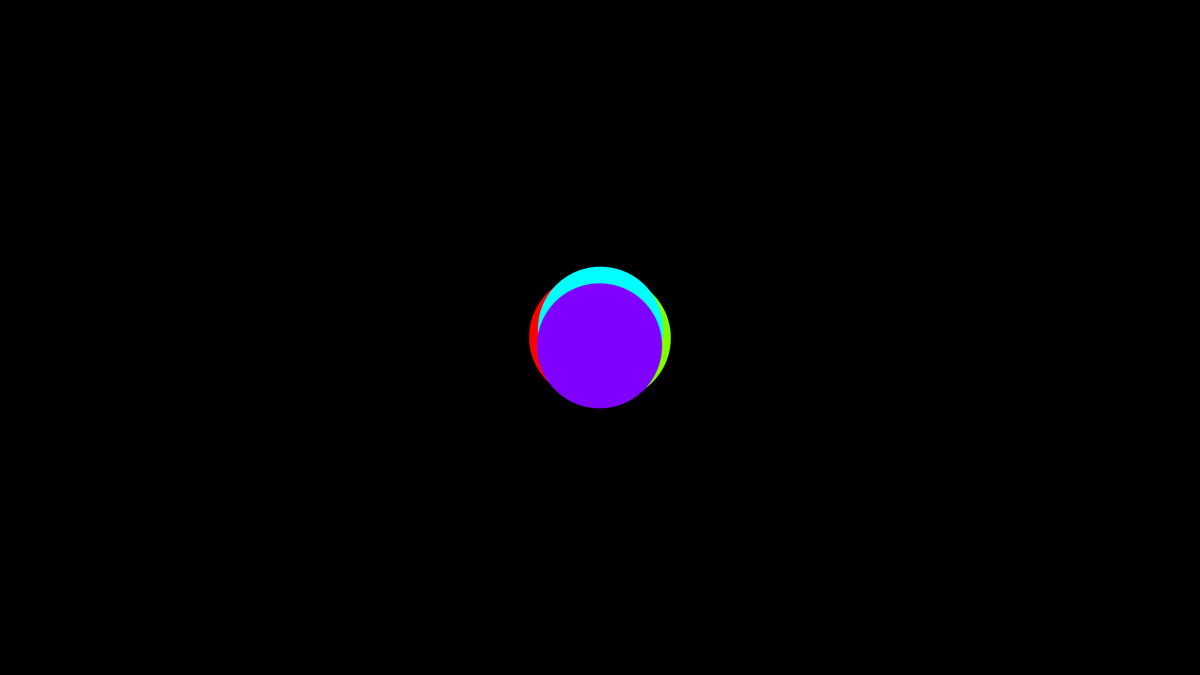
Frame 1 (no input)
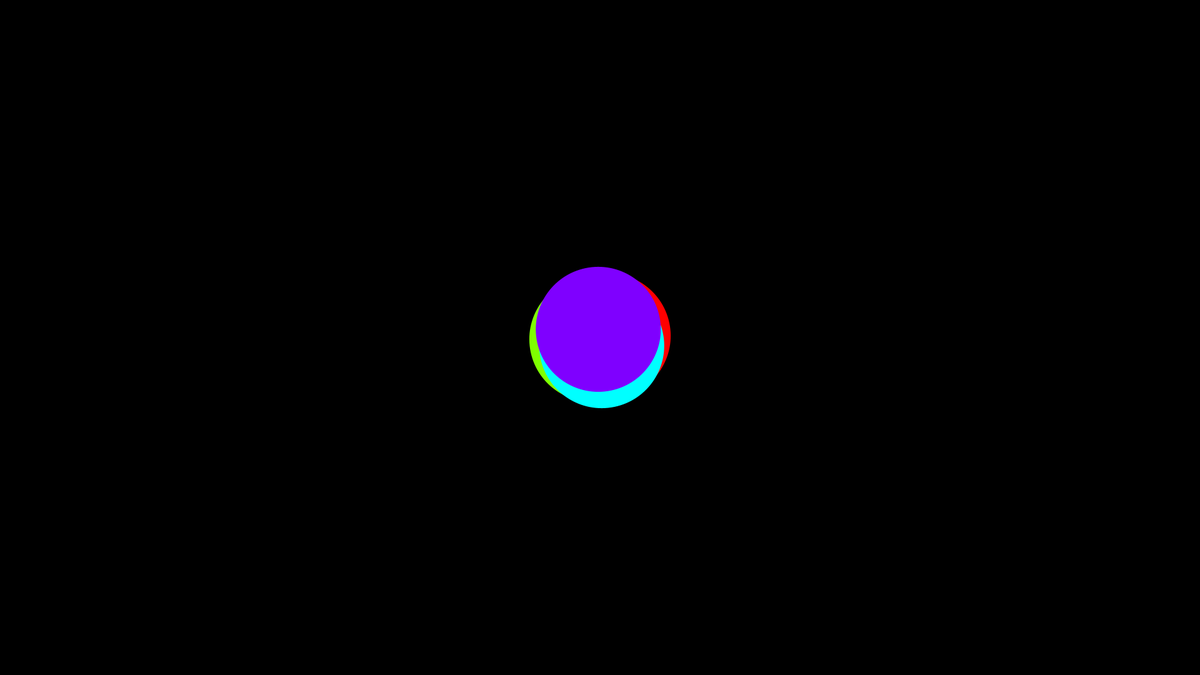
Frame 60 (the mouse pressed at the canvas centre just before this capture)
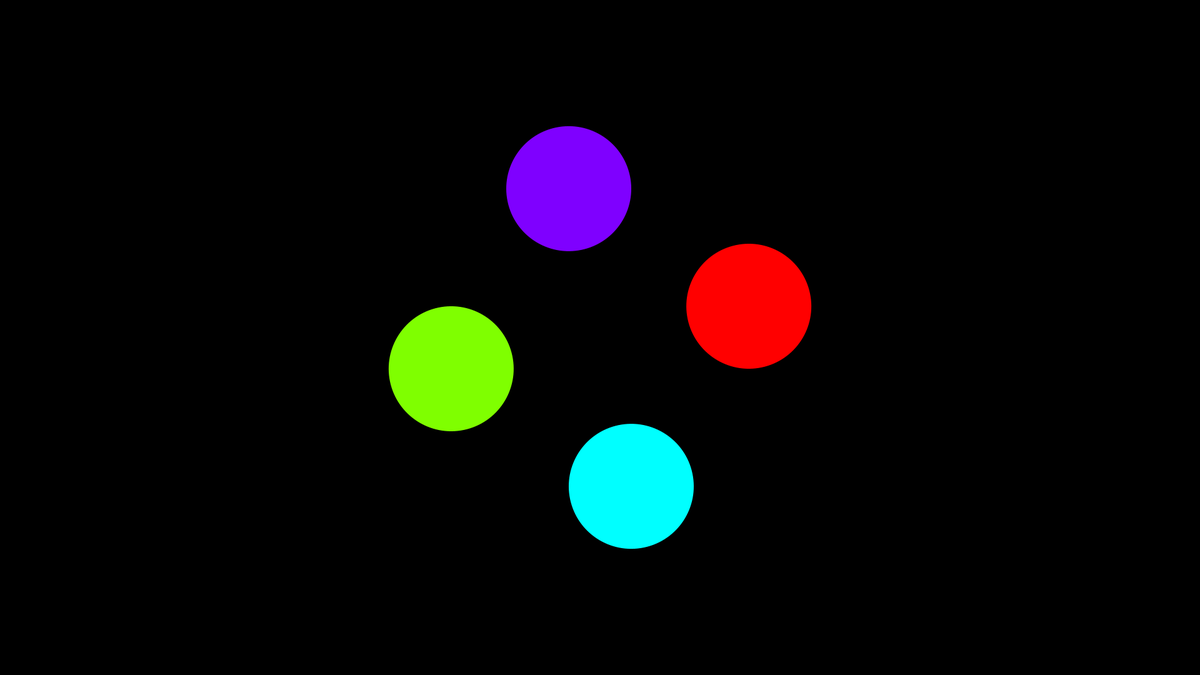
Frame 120 (the mouse held since frame 60 and released just before this capture)

The Processing sketch that drew these frames (run headless with seeded random() and noise(); from frame 60 on, the mouse is pressed at the canvas centre):

// Processing sketch: sketch_harmonicMotion
// ── sketch_harmonicMotion.pde
/*a drawing with 4 circles, each is filled with the complementary color
its opposite circle. these circles rotate around the central point and the radius 
of rotation will expand with mouse moving from right to left.
*/
int rot;
void setup(){
  size(1920, 1080);
  background(0);
  noStroke();
  colorMode(HSB, 360, 100, 100);//set color mode to hsb
  
}

void draw(){
  float pos = map(mouseX, 50, width, 0, 500); //user input, just for fun
  background(0);
  
  pushMatrix();
  translate(width/2, height/2); //set translate point.
  rotate(radians(PI+rot));
  
  fill(0, 100, 100);//four circles with different colores
  ellipse(pos, 0, 200, 200);
  fill(90, 100, 100);
  ellipse(-pos, 0, 200, 200);
  fill(180, 100, 100);
  ellipse(0, pos, 200, 200);
  fill(270, 100, 100);
  ellipse(0, -pos, 200, 200);
  
  rot = rot + 15; //rotate by itself
  popMatrix();
  
  
   
}
